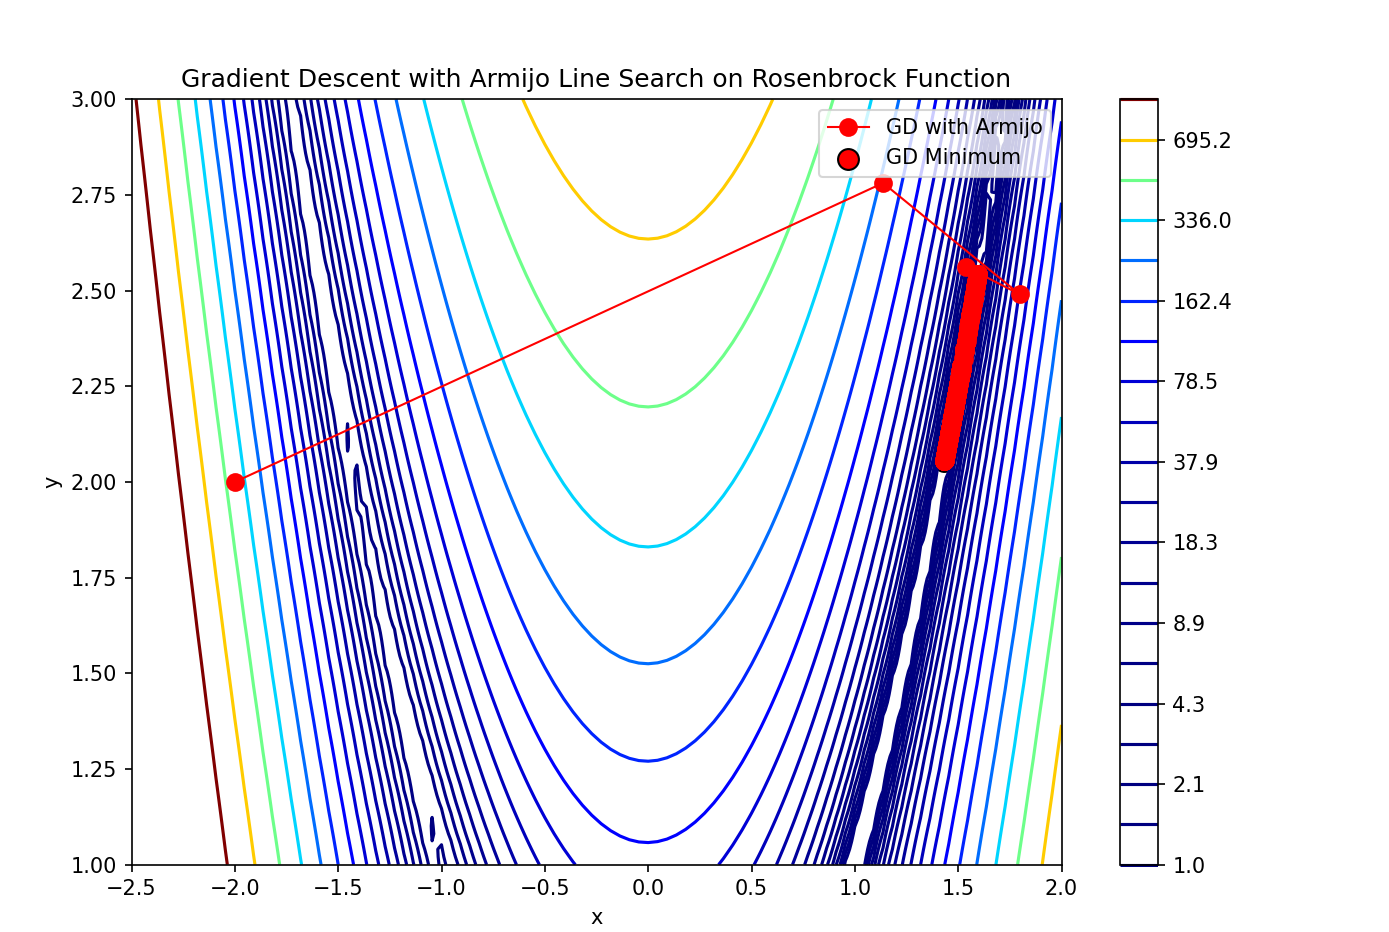

The Python source for this figure:
# How the Algorithm Works
# Start Position: We begin at a specified starting point on the function landscape, where the goal is to find the lowest (minimum) point.
# Gradient Calculation: At each position, we calculate the gradient (a vector pointing in the direction of the steepest increase). Since we want to minimize the function, we move in the opposite direction of the gradient.
# Backtracking Line Search (Armijo Rule): Instead of using a fixed step size, the algorithm starts with a large step size and reduces it gradually (by multiplying with a factor) until it satisfies the Armijo condition. This condition ensures that the step size is chosen only if it decreases the function value significantly compared to the gradient's prediction. This step size adjustment helps make progress without overshooting or moving too cautiously.
# Update Position: We move to the new position based on the chosen step size. The difference between the old and new positions is checked, and if it's small enough (below a set tolerance), we assume the algorithm has converged and stop.

import numpy as np
import matplotlib.pyplot as plt

def rosenbrock(x, y, a=1, b=100):
    return (a - x)**2 + b * (y - x**2)**2

def rosenbrock_grad(x, y, a=1, b=100):
    dfdx = -2*(a - x) - 4*b*x*(y - x**2)
    dfdy = 2*b*(y - x**2)
    return np.array([dfdx, dfdy])

def armijo_line_search(f, grad_f, x, direction, alpha=1, beta=0.5, sigma=1e-4):
  
    fx = f(*x)
    grad_fx = grad_f(*x)
    
    while f(*(x + alpha * direction)) > fx + sigma * alpha * np.dot(grad_fx, direction):
        alpha *= beta  
    return alpha

def gradient_descent_armijo(f, grad_f, x0, max_iter=100, epsilon=1e-6):
    x = x0
    path = [x.copy()] 

    for k in range(max_iter):
        grad = grad_f(*x)
        if np.linalg.norm(grad) < epsilon:
            break
        
        direction = -grad
        
        alpha = armijo_line_search(f, grad_f, x, direction)
        
        x = x + alpha * direction
        path.append(x.copy()) 

    return np.array(path), x

x_range = np.linspace(-2.5, 2, 100)
y_range = np.linspace(1, 3, 100)
X, Y = np.meshgrid(x_range, y_range)
Z = rosenbrock(X, Y)

x0 = np.array([-2, 2])

gd_path, gd_min = gradient_descent_armijo(rosenbrock, rosenbrock_grad, x0, max_iter=1000)

plt.figure(figsize=(10, 8))
cp = plt.contour(X, Y, Z, levels=np.logspace(0, 3, 20), cmap='jet')
plt.colorbar(cp)

plt.plot(gd_path[:, 0], gd_path[:, 1], linestyle='-', color='r', marker='o', markersize=8, linewidth=1, label='GD with Armijo')

plt.scatter(gd_min[0], gd_min[1], color='r', zorder=1, s=100, label='GD Minimum', edgecolor='black')

plt.title('Gradient Descent with Armijo Line Search on Rosenbrock Function')
plt.xlabel('x')
plt.ylabel('y')
plt.legend()
plt.show()
